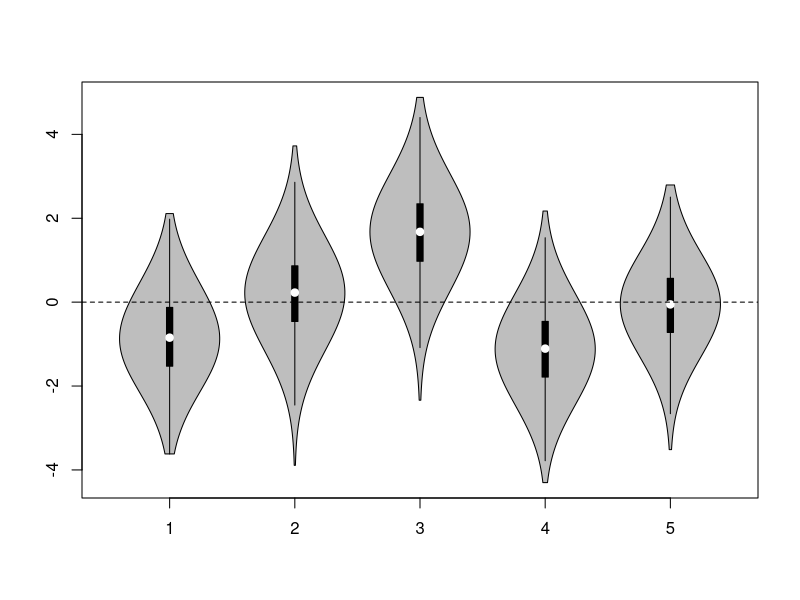
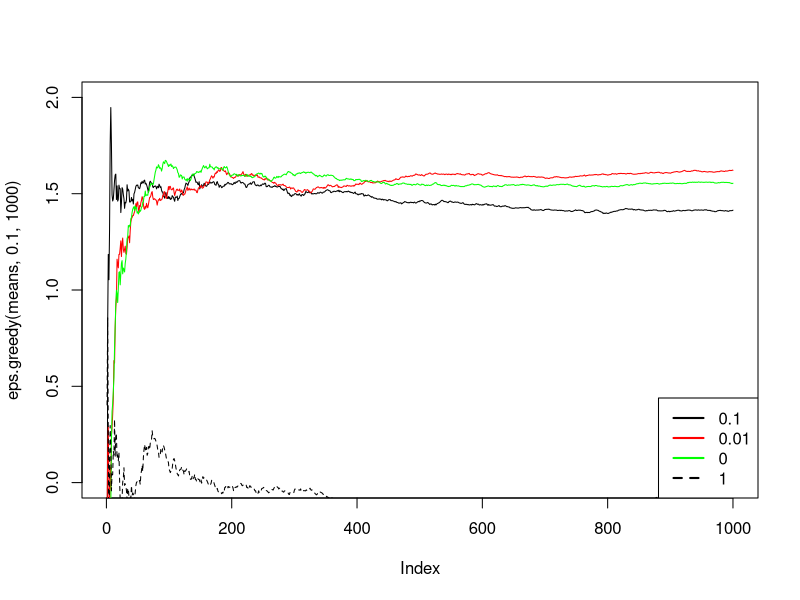
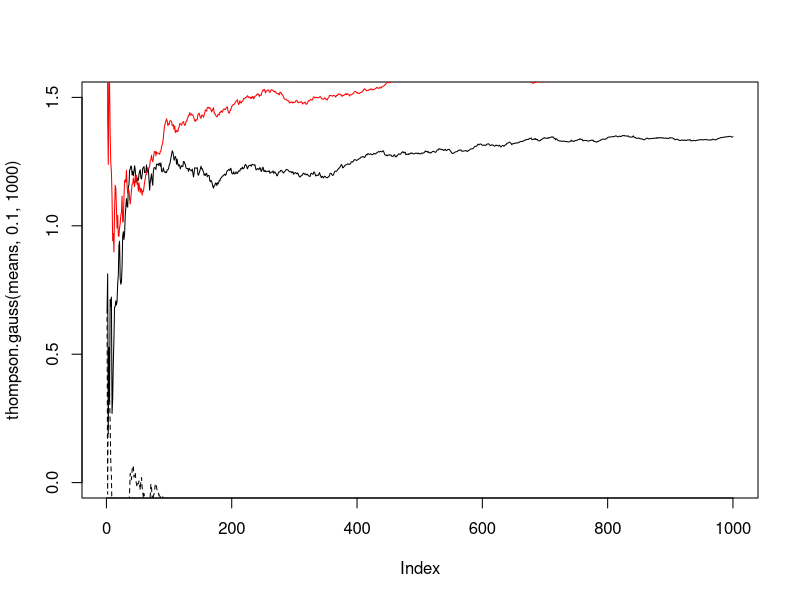
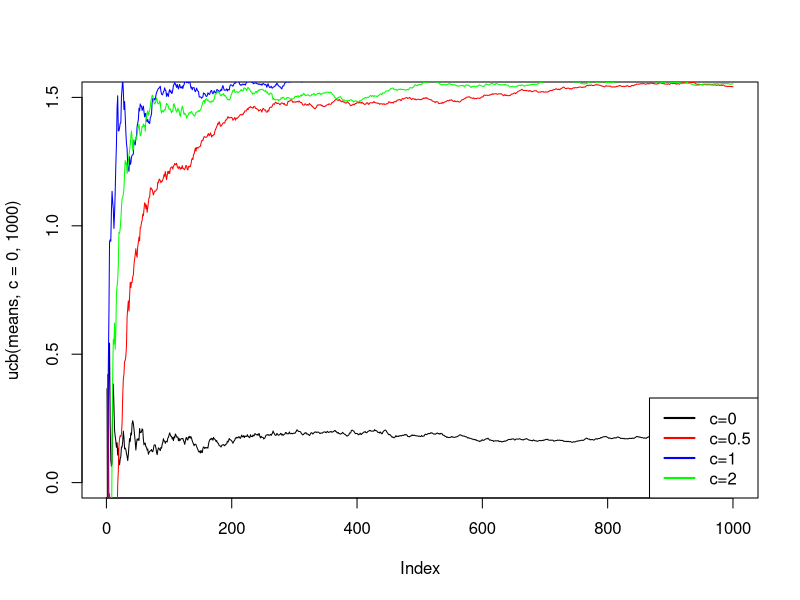
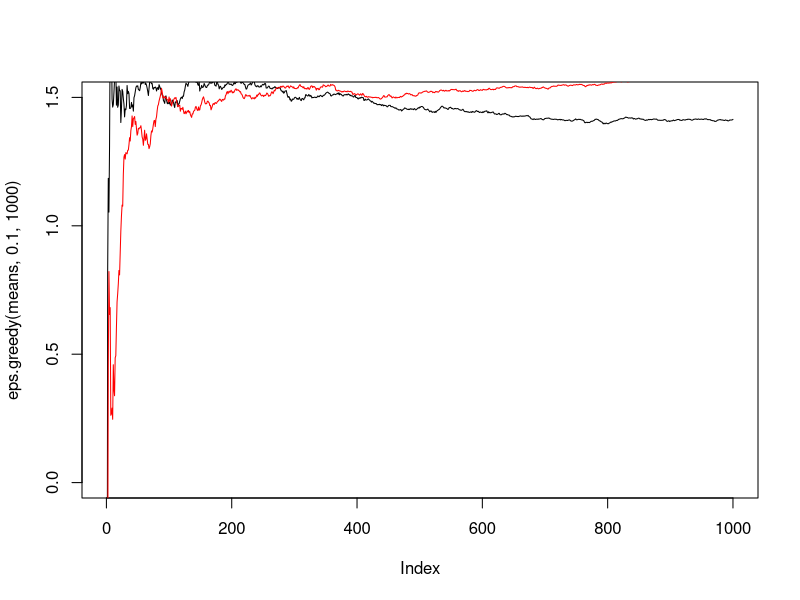

These charts were generated, in order, by the following R code:
library(vioplot)
library(nnet)

# 10-armed testbed
set.seed(2)
k = 5
means = rnorm(k, 0, 1)
# generate a violin plot
n = 1000
vioplot(
  rnorm(n, means[1], 1),
  rnorm(n, means[2], 1),
  rnorm(n, means[3], 1),
  rnorm(n, means[4], 1),
  rnorm(n, means[5], 1),
  names=1:5,
  col="grey"
)
abline(h=0, lty="dashed")

# -----------

eps.greedy = function(means, eps, num.iters) {
  k = length(means)
  Q = rep(0, k)
  N = rep(0, k)
  avg.rewards = rep(0, num.iters)
  for(iter in 1:num.iters) {
    if(runif(1,0,1) < eps) {
      A = sample(1:k, 1)
    } else {
      A = which.is.max(Q)
    }
    R = rnorm(1, means[A], 1)
    N[A] = N[A] + 1
    Q[A] = Q[A] + ((1/N[A])*(R - Q[A]))
    # compute average reward
    avg.rewards[iter] = ((N / sum(N)) %*% Q)[1]
  }
  print(Q)
  print(N)
  return(avg.rewards)
}

thompson.gauss = function(means, eps, num.iters) {
  # prior is an N(0,1)
  mean.prior = 0
  sd.prior = 1
  Q = rep(0, k)
  N = rep(0, k)
  avg.rewards = rep(0, num.iters)
  for(iter in 1:num.iters) {
    # for each arm i = 1...k, sample \theta_i from posterior distribution
    theta.samples = c()
    for(a in 1:k) {
      theta.samples = c(theta.samples, rnorm(1, Q[a], 1 / (N[a]+1) ))
    }
    # choose the arm that is the argmax of these samples
    A = -1
    if(runif(1,0,1) < eps) {
      A = sample(1:k, 1)
    } else {
      A = which.max(theta.samples)
    }
    R = rnorm(1, means[A], 1)
    N[A] = N[A] + 1
    Q[A] = Q[A] + ((1/N[A])*(R - Q[A]))
    # compute average reward
    avg.rewards[iter] = ((N / sum(N)) %*% Q)[1]
  }
  print(Q)
  print(N)
  return(avg.rewards)
}

ucb = function(means, c, num.iters) {
  k = length(means)
  Q = rep(0, k)
  N = rep(0, k)
  avg.rewards = rep(0, num.iters)
  for(iter in 1:num.iters) {
    confs = c()
    for(a in 1:k) {
      confs = c(confs, Q[a] + (c*sqrt( log(iter) / (N[a]+1) )) )
    }
    A = which.max(confs)
    R = rnorm(1, means[A], 1)
    N[A] = N[A] + 1
    Q[A] = Q[A] + ((1/N[A])*(R - Q[A]))
    # compute average reward
    avg.rewards[iter] = ((N / sum(N)) %*% Q)[1]
  }
  print(Q)
  print(N)
  return(avg.rewards)
}

# look at epsilon greedy
set.seed(0)
plot(eps.greedy(means, 0.1, 1000),type="l", ylim=c(0,2))
lines(eps.greedy(means, 0.01, 1000),type="l",col="red")
lines(eps.greedy(means, 0, 1000),type="l", col="green")
lines(eps.greedy(means, 1, 1000),type="l", lty="dashed", col="black")
legend("bottomright",legend=c(0.1, 0.01, 0, 1),col=c("black","red","green","black"),lty=c("solid","solid","solid","dashed"),lwd=2)

# look at thompson sampling
set.seed(0)
plot(thompson.gauss(means, 0.1, 1000),type="l", ylim=c(0,1.5))
lines(thompson.gauss(means, 0.01, 1000),type="l",col="red")
lines(thompson.gauss(means, 0, 1000),type="l", col="green")
lines(thompson.gauss(means, 1, 1000),type="l", lty="dashed", col="black")

# look at ucb sampling
set.seed(0)
plot(ucb(means, c=0, 1000),type="l", ylim=c(0,1.5))
lines(ucb(means, c=0.5, 1000),col="red")
lines(ucb(means, c=1, 1000),col="blue")
lines(ucb(means, c=2, 1000),col="green")
legend("bottomright",legend=c("c=0", "c=0.5", "c=1", "c=2"),col=c("black","red","blue","green"),lty="solid",lwd=2)

# look at all of them together
set.seed(0)
plot(eps.greedy(means, 0.1, 1000), type="l", ylim=c(0,1.5))
lines(ucb(means, 2, 1000),col="red")
